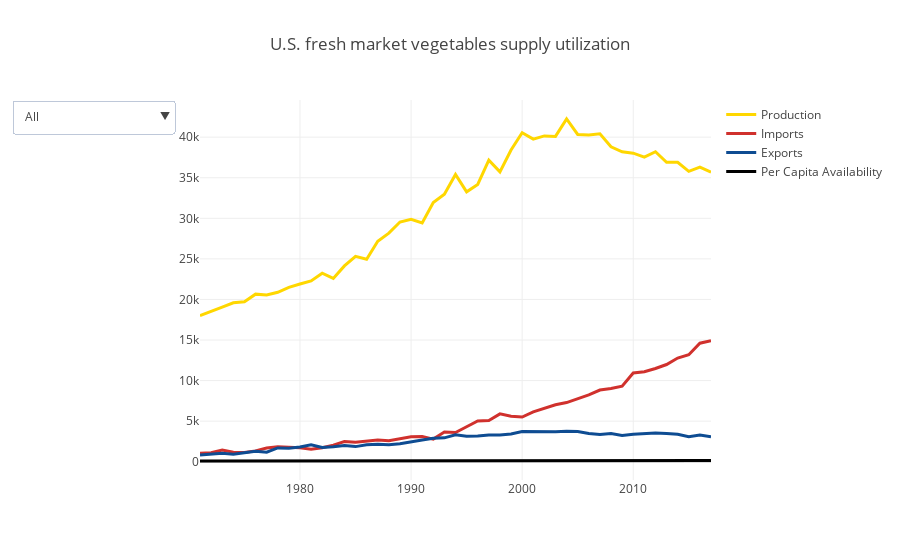

Notebook cell for this chart:
### Markdown cell above
<a id='4.7'></a>
#### 4.7 Plot the U.S. fresh market vegetables supply utilization

### Code cell
###########################################################################################
# https://plot.ly/~notebook_demo/85/new-to-plotly-plotlys-python-library-i/
###########################################################################################
import plotly.plotly as py
from plotly.graph_objs import *
plotly.offline.init_notebook_mode(connected=True)

years = total_fresh_df.iloc[0:]['Year']
prod = total_fresh_df.iloc[0:]['Production']
imprt = total_fresh_df.iloc[0:]['Imports']
perCap = total_fresh_df.iloc[0:]['Per_Capita_Availability']
exports = total_fresh_df.iloc[0:]['Exports']

trace1 = Scatter(
    x=years, y=prod,
    line=Line(
        color='#FFD700',
        width=3
    ),
    name='Production'
)

trace2 = Scatter(
    x=years, y=imprt,
    line=Line(
        color='#D0312D',
        width=3
    ),
    name='Imports'
)

trace3 = Scatter(
    x=years, y=exports,
    line=Line(
        color='#0E4C92',
        width=3
    ),
    name='Exports'
)

trace4 = Scatter(
    x=years, y=perCap,
    line=Line(
        color='#000000',
        width=3
    ),
    name='Per Capita Availability'
)

data = Data([trace1, trace2, trace3, trace4])
layout = Layout(
    title='U.S. fresh market vegetables supply utilization',
    updatemenus=list([
        dict(
            x=-0.05,
            y=1,
            yanchor='top',
            buttons=list([
                dict(
                    args=['visible', [True, True, True, True]],
                    label='All',
                    method='restyle'
                ),
                dict(
                    args=['visible', [True, False, False, False]],
                    label='Production',
                    method='restyle'
                ),
                dict(
                    args=['visible', [False, True, False, False]],
                    label='Imports',
                    method='restyle'
                ),
                dict(
                    args=['visible', [False, False, True, False]],
                    label='Exports',
                    method='restyle'
                ),
                dict(
                    args=['visible', [False, False, False, True]],
                    label='Per Capita Availability',
                    method='restyle'
                )
            ]),
        )
    ]),
)
fig = Figure(data=data, layout=layout)
iplot(fig)

### Figure 1 — Plotly figure (JSON) as saved in the notebook; plotly's stock layout.template omitted (floating-point values rounded to 4 significant figures)
{"data": [{"line": {"color": "#FFD700", "width": 3}, "name": "Production", "type": "scatter", "x": [1971, 1972, 1973, 1974, 1975, 1976, 1977, 1978, 1979, 1980, 1981, 1982, 1983, 1984, 1985, 1986, 1987, 1988, 1989, 1990, 1991, 1992, 1993, 1994, 1995, 1996, 1997, 1998, 1999, 2000, 2001, 2002, 2003, 2004, 2005, 2006, 2007, 2008, 2009, 2010, 2011, 2012, 2013, 2014, 2015, 2016, 2017], "y": [18000.0, 18560.0, 19050.0, 19590.0, 19720.0, 20650.0, 20540.0, 20880.0, 21490.0, 21900.0, 22290.0, 23230.0, 22580.0, 24130.0, 25310.0, 24950.0, 27170.0, 28170.0, 29540.0, 29880.0, 29440.0, 31940.0, 32970.0, 35400.0, 33260.0, 34170.0, 37160.0, 35730.0, 38420.0, 40560.0, 39760.0, 40160.0, 40100.0, 42240.0, 40330.0, 40280.0, 40410.0, 38820.0, 38190.0, 38030.0, 37540.0, 38200.0, 36910.0, 36900.0, 35780.0, 36310.0, 35680.0]}, {"line": {"color": "#D0312D", "width": 3}, "name": "Imports", "type": "scatter", "x": [1971, 1972, 1973, 1974, 1975, 1976, 1977, 1978, 1979, 1980, 1981, 1982, 1983, 1984, 1985, 1986, 1987, 1988, 1989, 1990, 1991, 1992, 1993, 1994, 1995, 1996, 1997, 1998, 1999, 2000, 2001, 2002, 2003, 2004, 2005, 2006, 2007, 2008, 2009, 2010, 2011, 2012, 2013, 2014, 2015, 2016, 2017], "y": [1056.0, 1113.0, 1444.0, 1155.0, 1133.0, 1335.0, 1683.0, 1833.0, 1775.0, 1719.0, 1551.0, 1720.0, 2048.0, 2479.0, 2386.0, 2497.0, 2683.0, 2593.0, 2809.0, 3079.0, 3108.0, 2785.0, 3649.0, 3590.0, 4312.0, 5019.0, 5078.0, 5893.0, 5596.0, 5499.0, 6143.0, 6608.0, 7020.0, 7287.0, 7783.0, 8232.0, 8833.0, 9012.0, 9312.0, 10930.0, 11100.0, 11490.0, 11980.0, 12770.0, 13180.0, 14610.0, 14910.0]}, {"line": {"color": "#0E4C92", "width": 3}, "name": "Exports", "type": "scatter", "x": [1971, 1972, 1973, 1974, 1975, 1976, 1977, 1978, 1979, 1980, 1981, 1982, 1983, 1984, 1985, 1986, 1987, 1988, 1989, 1990, 1991, 1992, 1993, 1994, 1995, 1996, 1997, 1998, 1999, 2000, 2001, 2002, 2003, 2004, 2005, 2006, 2007, 2008, 2009, 2010, 2011, 2012, 2013, 2014, 2015, 2016, 2017], "y": [828.8, 957.0, 1032.0, 915.5, 1054.0, 1275.0, 1176.0, 1700.0, 1662.0, 1818.0, 2089.0, 1750.0, 1850.0, 1989.0, 1860.0, 2089.0, 2136.0, 2091.0, 2225.0, 2480.0, 2679.0, 2896.0, 2941.0, 3327.0, 3141.0, 3161.0, 3279.0, 3283.0, 3425.0, 3718.0, 3683.0, 3712.0, 3695.0, 3753.0, 3721.0, 3475.0, 3346.0, 3482.0, 3245.0, 3388.0, 3441.0, 3543.0, 3491.0, 3387.0, 3069.0, 3286.0, 3078.0]}, {"line": {"color": "#000000", "width": 3}, "name": "Per Capita Availability", "type": "scatter", "x": [1971, 1972, 1973, 1974, 1975, 1976, 1977, 1978, 1979, 1980, 1981, 1982, 1983, 1984, 1985, 1986, 1987, 1988, 1989, 1990, 1991, 1992, 1993, 1994, 1995, 1996, 1997, 1998, 1999, 2000, 2001, 2002, 2003, 2004, 2005, 2006, 2007, 2008, 2009, 2010, 2011, 2012, 2013, 2014, 2015, 2016, 2017], "y": [86.73, 88.33, 90.28, 91.11, 90.49, 92.86, 93.23, 91.98, 93.34, 94.9, 93.47, 97.27, 95.62, 102.0, 105.5, 104.1, 111.5, 115.2, 119.8, 118.8, 115.8, 121.3, 126.8, 131.6, 126.7, 131.0, 139.4, 136.0, 141.5, 146.8, 144.6, 146.8, 146.6, 151.4, 148.1, 148.4, 148.1, 143.1, 141.3, 144.7, 141.9, 144.7, 140.9, 142.2, 141.7, 144.4, 145.0]}], "layout": {"title": "U.S. fresh market vegetables supply utilization", "updatemenus": [{"buttons": [{"args": ["visible", [true, true, true, true]], "label": "All", "method": "restyle"}, {"args": ["visible", [true, false, false, false]], "label": "Production", "method": "restyle"}, {"args": ["visible", [false, true, false, false]], "label": "Imports", "method": "restyle"}, {"args": ["visible", [false, false, true, false]], "label": "Exports", "method": "restyle"}, {"args": ["visible", [false, false, false, true]], "label": "Per Capita Availability", "method": "restyle"}], "x": -0.05, "y": 1, "yanchor": "top"}]}}
